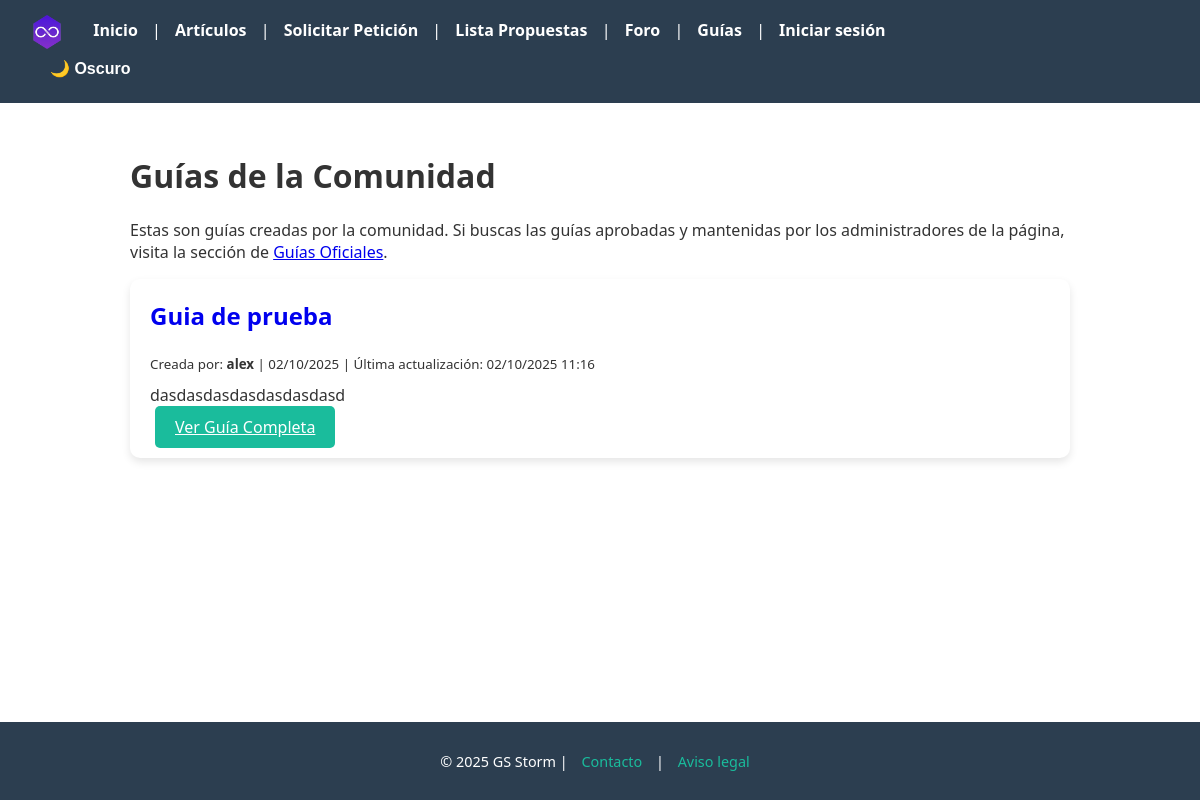
/guias/, run on an earlier commit of the app's database.
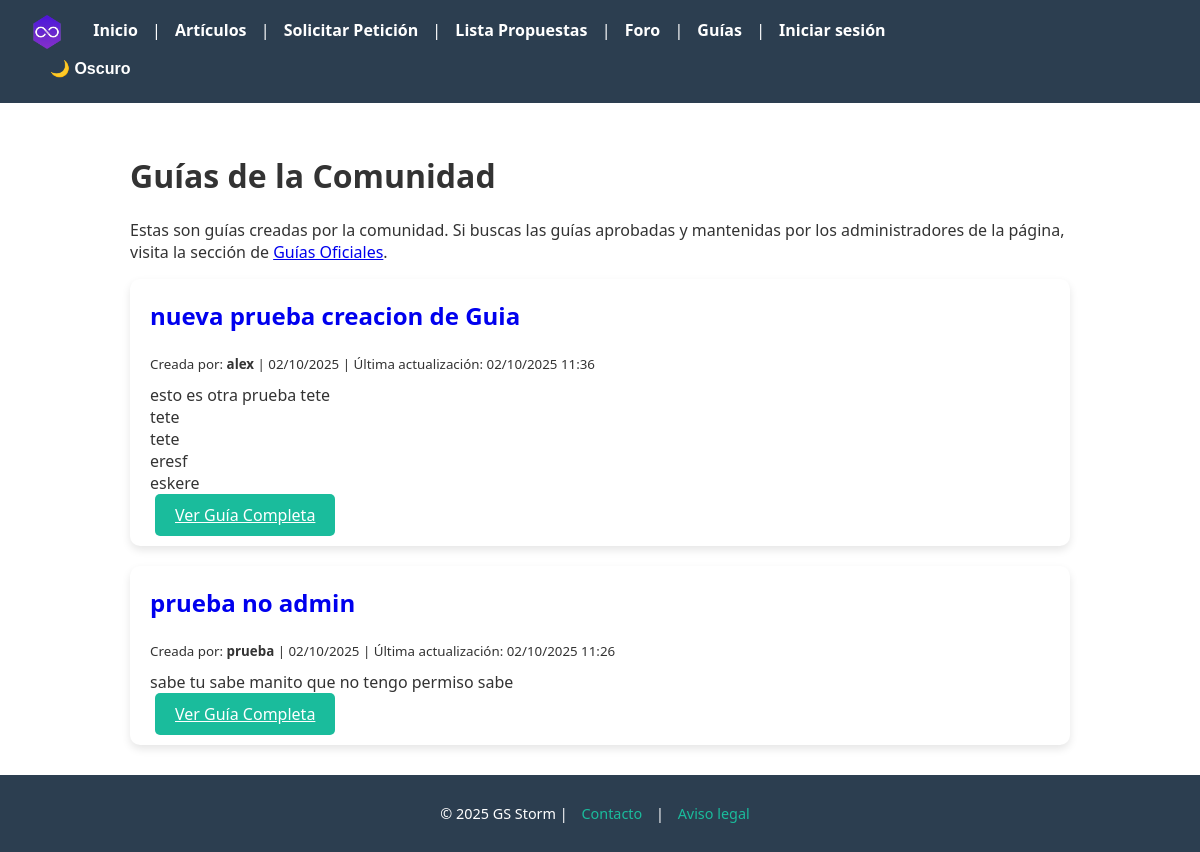
And on a later commit of the database.
### blog/models.py (models this page shows, shortened)
class Guia(models.Model):
    titulo = models.CharField(max_length=255)
    autor = models.ForeignKey(User, on_delete=models.CASCADE)
    contenido = models.TextField(help_text="Escribe el contenido detallado de tu guía.")
    fecha_creacion = models.DateTimeField(auto_now_add=True)
    ultima_modificacion = models.DateTimeField(auto_now=True)

### blog/views.py (the view)
# urls.py: path("guias/", views.lista_guias, name="lista_guias"),
def lista_guias(request):
    guias = Guia.objects.all().order_by('-fecha_creacion')
    return render(request, 'blog/lista_guias.html', {'guias': guias})

### blog/templates/blog/lista_guias.html (shortened to what this page needs)
{% extends "base.html" %}
{% block content %}
<h1 class="mb-4">Guías de la Comunidad</h1>
<p class="mb-4 text-info">
    Estas son guías creadas por la comunidad. Si buscas las guías aprobadas y mantenidas por los administradores de la página, visita la sección de
    <a href="{% url 'lista_guias_oficiales' %}">Guías Oficiales</a>.
</p>
<div class="guias-container">
    {% for guia in guias %}
        <div class="article-card mb-3">
            <h2><a href="{% url 'detalle_guia' guia.id %}" style="text-decoration: none;">{{ guia.titulo }}</a></h2>
            <p><small>Creada por: <strong>{{ guia.autor.username }}</strong> | {{ guia.fecha_creacion|date:"d/m/Y" }} | Última actualización: {{ guia.ultima_modificacion|date:"d/m/Y H:i" }}</small></p>
            <p>{{ guia.contenido|linebreaksbr|truncatechars:200 }}</p>
            <a href="{% url 'detalle_guia' guia.id %}" class="btn">Ver Guía Completa</a>
        </div>
    {% empty %}
        <p>Aún no hay guías creadas. ¡Sé el primero en crear una!</p>
    {% endfor %}
</div>
{% endblock %}

### blog/templates/base.html (shortened to what this page needs)
{% load static %}
<!DOCTYPE html>
<html>
<head>
  <link rel="stylesheet" href="{% static 'blog/static.css' %}">
  <link href="https://cdn.jsdelivr.net/npm/bootstrap-icons/font/bootstrap-icons.css" rel="stylesheet">
</head>
<body>
  <header>
    <nav>
      <div class="nav-left">
        <a href="{% url 'inicio' %}" class="nav-icon-link">
            <img src="{% static 'blog/icono.webp' %}" alt="Icono del Sitio" class="nav-icon">
        </a>
        <a href="{% url 'inicio' %}">Inicio</a> |
        <a href="{% url 'lista_articulos' %}">Artículos</a> |
        <a href="{% url 'nueva_peticion' %}">Solicitar Petición</a> |
        <a href="{% url 'lista_propuestas' %}">Lista Propuestas</a> |
        <a href="{% url 'lista_temas' %}">Foro</a> |
        <a href="{% url 'lista_guias' %}">Guías</a> |
        {% if user.is_authenticated %}
        Hola, {{ user.username }} |
        {% if user.is_staff %}
        <a href="/admin/">Ir al Admin</a>
        {% endif %}
        {% else %}
        <a href="{% url 'login' %}">Iniciar sesión</a>
        {% endif %}
      </div>
      <div class="nav-right">
        <button id="theme-toggle" class="btn btn-link nav-link">🌙 Oscuro</button>
      </div>
    </nav>
  </header>
  <main>
    {% block content %}{% endblock %}
  </main>
  <footer>
    <p>&copy; 2025 GS Storm | <a href="#">Contacto</a> | <a href="#">Aviso legal</a></p>
  </footer>
</body>
</html>

### blog/static/blog/static.css (style rules this page uses)
:root { --bg-color: #ffffff; --text-color: #333; --card-bg: #fff; --header-bg: #2c3e50; --footer-bg: #2c3e50; --link-hover: #1abc9c; --btn-bg: #1abc9c; --btn-hover: #16a085; --form-bg: #fff; --from-bg-cs:#2c3e50; }
html, body { min-height: 100vh; margin: 0; display: flex; flex-direction: column; font-family: 'Segoe UI', Tahoma, Geneva, Verdana, sans-serif; background-color: var(--bg-color); color: var(--text-color); }
header { background-color: var(--header-bg); color: white; padding: 15px 20px; display: flex; justify-content: space-between; align-items: center; }
header a { color: white; text-decoration: none; margin: 0 10px; font-weight: bold; transition: 0.3s; }
main { flex: 1; padding: 30px; max-width: 1000px; width: 100%; margin: 0 auto; box-sizing: border-box; background-color: var(--bg-color); }
button, .btn { background-color: var(--btn-bg); color: white; border: none; padding: 10px 20px; margin: 5px; border-radius: 5px; cursor: pointer; transition: 0.3s; }
footer { background-color: var(--footer-bg); color: white; text-align: center; padding: 15px 0; width: 100%; font-size: 0.9em; margin-top: auto; position: relative; }
footer a { color: var(--link-hover); text-decoration: none; margin: 0 10px; }
.article-card { background: var(--card-bg); border-radius: 10px; padding: 20px; box-shadow: 0px 4px 8px rgba(0, 0, 0, 0.1); transition: transform 0.2s, box-shadow 0.2s; }
.article-card h2 { margin-top: 0; color: var(--text-color); }
.article-card p { margin: 10px 0; color: var(--text-color); }
header nav a, header nav button.nav-link { color: white; text-decoration: none; font-weight: bold; margin: 0 10px; background: none; border: none; cursor: pointer; font-size: 1em; transition: 0.3s; }

### blog/templates/blog/lista_guias.html (style rules this page uses)
.guias-container { display: flex; flex-direction: column; gap: 20px; }

### blog/templates/base.html (style rules this page uses)
.nav-icon { height: 34px; vertical-align: middle; margin-right: 5px; }

What changed in the data, as far as the page shows it:
removed Guia: titulo "Guia de prueba", autor.username "alex", fecha_creacion "02/10/2025", ultima_modificacion "02/10/2025 11:16", contenido "dasdasdasdasdasdasdasd"
added Guia: titulo "nueva prueba creacion de Guia", autor.username "alex", fecha_creacion "02/10/2025", ultima_modificacion "02/10/2025 11:36", contenido "esto es otra prueba tete tete tete eresf eskere"
added Guia: titulo "prueba no admin", autor.username "prueba", fecha_creacion "02/10/2025", ultima_modificacion "02/10/2025 11:26", contenido "sabe tu sabe manito que no tengo permiso sabe"
